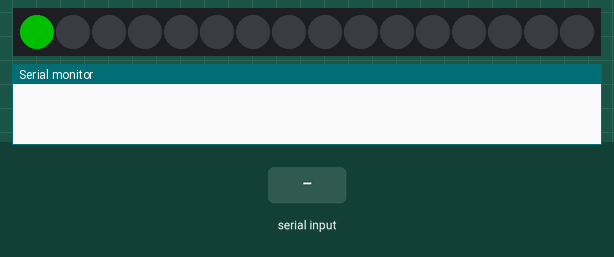
Recording of a sketch running on a simulated Arduino Uno, built with avr-gcc and run on an emulated ATmega328P. On the bench: 16 RGB LEDs in strip order, left to right, the last lines printed to the serial monitor. The test bench sets the inputs (shaded band). Dim RGB values are drawn brighter than linear.

Above: at 0.1 s.
1.5 s: "R90\n" received over Serial
At 2.3 s:
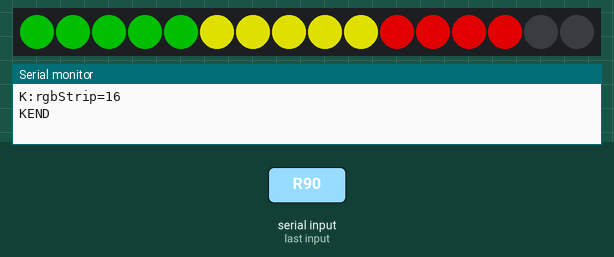
3.0 s: "Y90\n" received over Serial
4.5 s: "C\n" received over Serial
At 5.8 s:
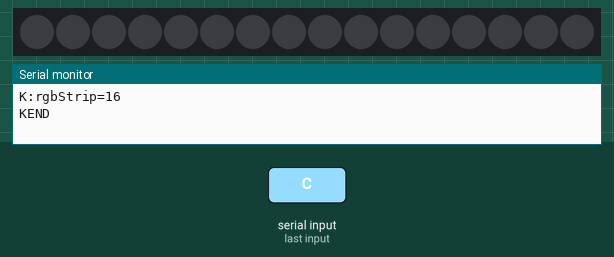
Timing chart, 0 to 7.5 s (numbered marks = the images above; inputs shaded):
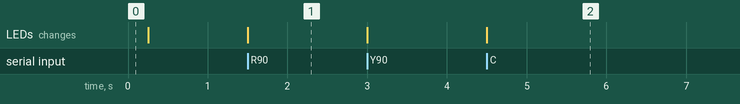

The sketch:

companion_rgbstrip.ino
```cpp
// Ultimate ButtonBox — Companion firmware: RGB LED strip (rev lights)
// ---------------------------------------------------------------------------
// Generic WS2812/SK6812 strip driver speaking the app's "companion v2" serial
// protocol. The app's device-output engine drives it from telemetry; the Setup
// Tool flashes this prebuilt .hex so the strip "just works".
//
// Serial: 115200 8N1, newline-terminated lines. Commands (App -> device):
//   P<hex...>      set pixels from #0, 6 hex (rrggbb) per LED, then show
//   L<idx>:<rrggbb> set a single LED, then show
//   R<0-100>       rev percent -> green->yellow->red bar (manual/test use)
//   B<0|1>         shift blink: 1 = whole strip blue, 0 = clear
//   Y<0-255>       global brightness (FastLED.setBrightness)
//   C              clear all
//   ?              reply capabilities: "K:rgbStrip=<NUM_LEDS>" then "KEND"
//
// Reports "K:rgbStrip=<NUM_LEDS>" once on boot so the app can auto-detect it.
//
// Wiring: DIN -> DATA_PIN (default D6), 5V, GND. For brighter/longer strips use
// an external 5V supply with a common GND and keep brightness moderate on USB.

#include <FastLED.h>

#define DATA_PIN 6
#define LED_TYPE WS2812B
#define COLOR_ORDER GRB
#define NUM_LEDS 16            // physical strip length; trailing LEDs auto-clear
#define DEFAULT_BRIGHTNESS 160
#define LINE_BUF_SIZE 240      // P for 33 LEDs = 199 chars; keep headroom

CRGB leds[NUM_LEDS];
char lineBuf[LINE_BUF_SIZE];
uint16_t lineLen = 0;
bool lineOverflow = false;

static int8_t hexNibble(char c) {
  if (c >= '0' && c <= '9') return c - '0';
  if (c >= 'a' && c <= 'f') return c - 'a' + 10;
  if (c >= 'A' && c <= 'F') return c - 'A' + 10;
  return -1;
}

// Parse two hex chars at p into a byte; returns false on a bad char.
static bool hexByte(const char *p, uint8_t &out) {
  int8_t hi = hexNibble(p[0]);
  int8_t lo = hexNibble(p[1]);
  if (hi < 0 || lo < 0) return false;
  out = (uint8_t)((hi << 4) | lo);
  return true;
}

static void showCapabilities() {
  Serial.print(F("K:rgbStrip="));
  Serial.println(NUM_LEDS);
  Serial.println(F("KEND"));
}

// P<hex...> : set pixels from 0; clear any LEDs the frame didn't cover.
static void handlePixels(const char *payload, uint16_t len) {
  uint16_t count = len / 6;
  if (count > NUM_LEDS) count = NUM_LEDS;
  uint16_t i = 0;
  for (; i < count; i++) {
    const char *p = payload + i * 6;
    uint8_t r, g, b;
    if (!hexByte(p, r) || !hexByte(p + 2, g) || !hexByte(p + 4, b)) break;
    leds[i] = CRGB(r, g, b);
  }
  for (; i < NUM_LEDS; i++) leds[i] = CRGB::Black;
  FastLED.show();
}

// L<idx>:<rrggbb>
static void handleLed(const char *payload) {
  const char *colon = strchr(payload, ':');
  if (!colon) return;
  uint16_t idx = (uint16_t)atoi(payload);
  if (idx >= NUM_LEDS) return;
  const char *hex = colon + 1;
  uint8_t r, g, b;
  if (!hexByte(hex, r) || !hexByte(hex + 2, g) || !hexByte(hex + 4, b)) return;
  leds[idx] = CRGB(r, g, b);
  FastLED.show();
}

// R<0-100> : simple green->yellow->red rev bar (manual/test convenience).
static void handleRev(const char *payload) {
  int pct = atoi(payload);
  if (pct < 0) pct = 0;
  if (pct > 100) pct = 100;
  uint16_t lit = (uint16_t)((long)pct * NUM_LEDS / 100);
  for (uint16_t i = 0; i < NUM_LEDS; i++) {
    if (i < lit) {
      uint16_t third = NUM_LEDS / 3;
      if (i < third) leds[i] = CRGB::Green;
      else if (i < third * 2) leds[i] = CRGB::Yellow;
      else leds[i] = CRGB::Red;
    } else {
      leds[i] = CRGB::Black;
    }
  }
  FastLED.show();
}

static void handleBlink(const char *payload) {
  bool on = payload[0] == '1';
  fill_solid(leds, NUM_LEDS, on ? CRGB::Blue : CRGB::Black);
  FastLED.show();
}

static void handleBrightness(const char *payload) {
  int v = atoi(payload);
  if (v < 0) v = 0;
  if (v > 255) v = 255;
  FastLED.setBrightness((uint8_t)v);
  FastLED.show();
}

static void handleLine(char *line, uint16_t len) {
  if (len == 0) return;
  char cmd = line[0];
  char *payload = line + 1;
  switch (cmd) {
    case 'P': handlePixels(payload, len - 1); break;
    case 'L': handleLed(payload); break;
    case 'R': handleRev(payload); break;
    case 'B': handleBlink(payload); break;
    case 'Y': handleBrightness(payload); break;
    case 'C': fill_solid(leds, NUM_LEDS, CRGB::Black); FastLED.show(); break;
    case '?': showCapabilities(); break;
    default: break; // ignore unknown commands
  }
}

static void pumpSerial() {
  while (Serial.available()) {
    char c = (char)Serial.read();
    if (c == '\n' || c == '\r') {
      if (!lineOverflow && lineLen > 0) {
        lineBuf[lineLen] = '\0';
        handleLine(lineBuf, lineLen);
      }
      lineLen = 0;
      lineOverflow = false;
    } else if (!lineOverflow) {
      if (lineLen < LINE_BUF_SIZE - 1) {
        lineBuf[lineLen++] = c;
      } else {
        lineOverflow = true; // drop the rest of an over-long line cleanly
      }
    }
  }
}

void setup() {
  Serial.begin(115200);
  FastLED.addLeds<LED_TYPE, DATA_PIN, COLOR_ORDER>(leds, NUM_LEDS);
  FastLED.setBrightness(DEFAULT_BRIGHTNESS);
  // brief boot self-test: green sweep, then clear
  for (uint16_t i = 0; i < NUM_LEDS; i++) {
    leds[i] = CRGB::Green;
    FastLED.show();
    delay(15);
  }
  fill_solid(leds, NUM_LEDS, CRGB::Black);
  FastLED.show();
  showCapabilities();
}

void loop() {
  pumpSerial();
}
```

Measured:
- after the input at 1.5 s, the LEDs: change at once (image 1)
- after the input at 4.5 s, the LEDs: change at once (image 2)
